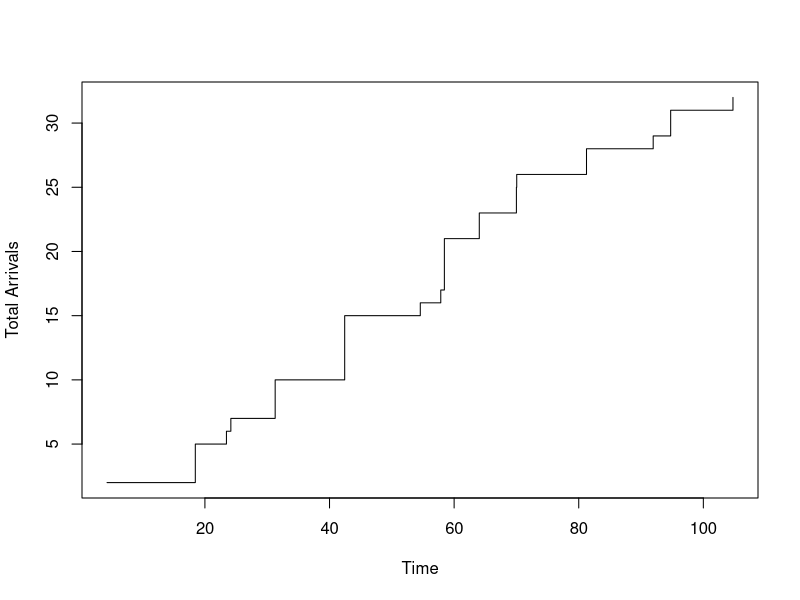

Generate this figure with R:
## ---- chunk 1
knitr::opts_chunk$set(echo = TRUE)
## ---- chunk 2
rateParam = 1/4
jumpsize <- 0

listtime <- list()
listjump <- list()
listsums <- list()


for(j in 1:1000){
  i <-0
  time<-0
  
  totaljump <- numeric()
  sumjump <- numeric()

  arrivalTimes <- numeric() 
  
  while(time < 100)
  {
    i <- i + 1
    waitTime <- rexp(1, rate = rateParam)
  
    time <- time + waitTime
  
    arrivalTimes[i] <- time
  
    # Jump size rv
    jumpsize <- rpois(1, 2)
    # Adding jumpsize to end of vector 
    # need to catch the first itteration because we cant have a index of 0
    if (i == 1){
      sumjump[i] <- jumpsize
    } else {
      sumjump[i] <- sumjump[i-1] + jumpsize
    }
    
    # indivdual jumps at time
    totaljump[i] <- jumpsize
  
  }
  
  listjump[[j]] <- totaljump
  listtime[[j]] <- arrivalTimes
  listsums[[j]] <- sumjump
  
}


plot(listtime[[35]], listsums[[35]], type = "s", xlab = "Time", ylab = "Total Arrivals")

## ---- chunk 3
x10 <- numeric()

for(i in 1:length(listjump)){
  
  j <- 1
  
  while(TRUE){
    
    if(listtime[[i]][j] <= 10){
      
      j <- j + 1
      
    } else {
      
      if(j == 1){
        x10[i] <- 0
      } else {
        x10[i] <- listsums[[i]][j-1]
      }
      break;
      
    } 
    
  }
  
}

# Part a)
mean(x10)
# Part b)
var(x10)

# Part c)
# P( X(5) = 2)

x5 <- numeric()

for(i in 1:length(listjump)){
  
  j <- 1
  
  while(TRUE){
    
    if(listtime[[i]][j] <= 5){
      
      j <- j + 1
      
    } else {
      
      if(j == 1){
        x5[i] <- 0
      } else {
        x5[i] <- listsums[[i]][j-1]
      }
      break;
      
    } 
    
  }
  
}

mean(x5 == 2)

